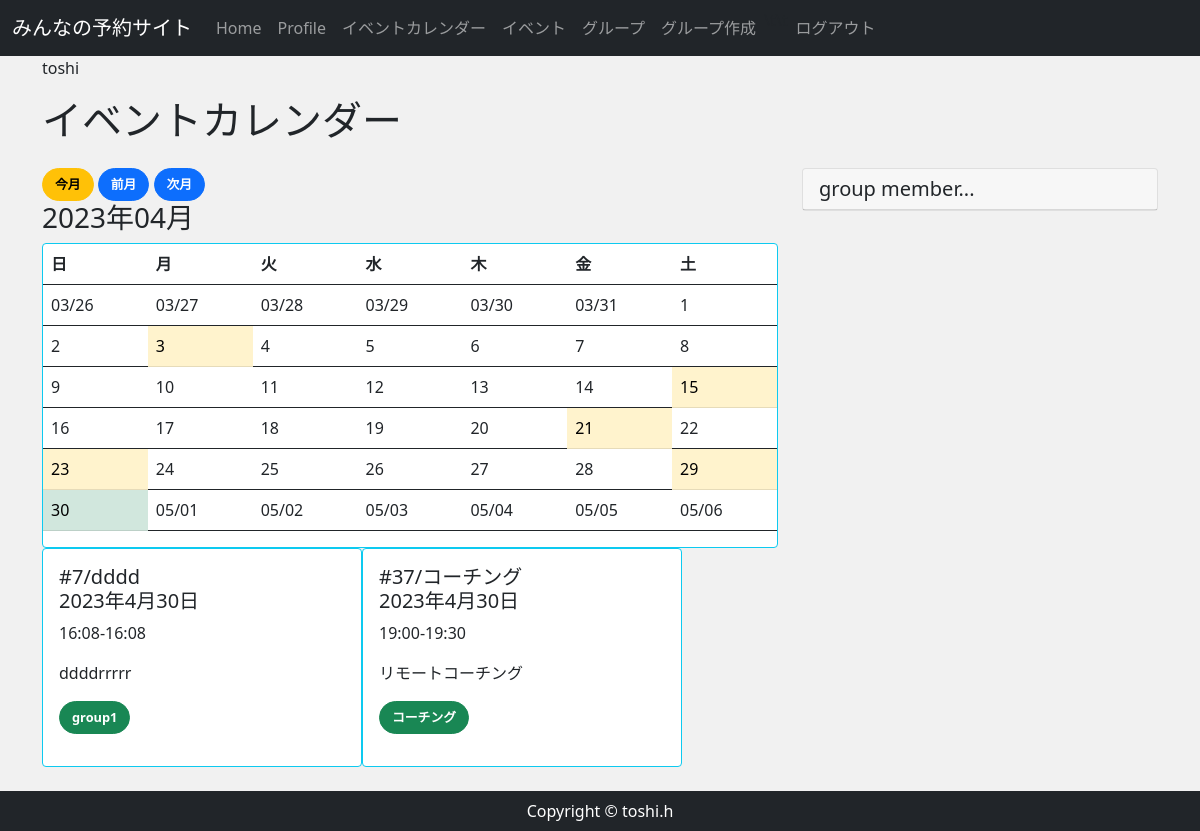
/gp_event_cal/ (signed in), run on the app's committed database.
### accounts/models.py (models this page shows, shortened)
class CustomUser(AbstractBaseUser, PermissionsMixin):
    email = models.EmailField(
        verbose_name='email',
        max_length=255,
        unique=True,
        )
    first_name = models.CharField('名', max_length=150)
    last_name = models.CharField('姓', max_length=150)
    nickname = models.CharField('ニックネーム', max_length=150,  null=True, blank=True)
    active = models.BooleanField(default=True)
    staff = models.BooleanField(default=False) #staffかどうか
    admin = models.BooleanField(default=False)
    objects = UserManager()
    EMAIL_FIELD = 'email'
    USERNAME_FIELD = 'email'
    REQUIRED_FIELDS = []
    @property
    def is_active(self):
        return self.active
    class Meta(AbstractBaseUser.Meta):
        db_table = 'custom_user'

### reservation/models.py (models this page shows, shortened)
class Event(models.Model):
    event_title = models.CharField(max_length=150)
    event_detail = models.TextField()
    group = models.ForeignKey(Group,  on_delete=models.CASCADE, related_name="group_event")
    event_date = models.DateField()
    start_time = models.TimeField()
    end_time = models.TimeField()

class Group(models.Model):
    group_name = models.CharField(max_length=150)
    group_detail = models.TextField()
    group_owner = models.ForeignKey(
        CustomUser,
        unique=False,
        db_index=True,
        related_name='owner',
        on_delete=models.CASCADE
    )
    def __str__(self):
        return self.group_name

### reservation/views.py (the view)
# urls.py: path('gp_event_cal/',views.GpEventCalView.as_view(), name="gp_event_cal"), #イベントカレンダー(所属しているグループのイベント表示)
class GpEventCalView(mixins.MonthCalendarMixin, generic.TemplateView):
    template_name = 'reservation/group_event_cal.html'
    model = Event
    def get_context_data(self, **kwargs):
        context = super().get_context_data(**kwargs)
        calendar_context = self.get_month_calendar()
        approved_check_m = ApprovedMember.objects.filter(member=self.request.user, approved = True)
        approved_check_s = ApprovedStaff.objects.filter(staff=self.request.user, approved = True)
        chk_m=[ap_chk_m.group for ap_chk_m in approved_check_m]
        chk_s=[ap_chk_s.group for ap_chk_s in approved_check_s]
        event_data = Event.objects.filter(Q(group__in=chk_m)|Q(group__in=chk_s)).order_by('event_date')#所属しているグループのイベントでフィルター
        days={event_days.event_date for event_days in event_data }
        context.update(calendar_context)
        context['event_data'] = event_data #イベントのデータをコンテキストで渡す
        context['days'] = days
        context['approved_check_s'] = approved_check_s
        print(approved_check_s)
        return context

### reservation/mixins.py (called while the page is built)
    def setup_calendar(self):
        self._calendar = calendar.Calendar(self.first_weekday)

    def get_week_names(self):
        week_names = deque(self.week_names)
        week_names.rotate(-self.first_weekday) #リスト内の要素を右に１つずつ移動するときは、dequeを使うと面白い
        return week_names

    def get_previous_month(self, date):
        if date.month ==1:
            return date.replace(year=date.year-1, month=12, day=1)
        else:
            return date.replace(month=date.month-1, day=1)

    def get_next_month(self, date):
        if date.month ==12:
            return date.replace(year=date.year+1, month=1, day=1)
        else:
            return date.replace(month=date.month+1, day=1)

    def get_month_days(self, date):
        return self._calendar.monthdatescalendar(date.year, date.month)

    def get_current_month(self):
        month = self.kwargs.get('month')
        year = self.kwargs.get('year')
        if month and year:
            month = datetime.date(year=int(year), month=int(month), day=1)
        else:
            month = datetime.date.today().replace(day=1)
        return month

    def get_month_calendar(self):
        self.setup_calendar()
        current_month = self.get_current_month()
        calendar_data = {
            'now':datetime.date.today(),
            'month_days':self.get_month_days(current_month),
            'month_current':current_month,
            'month_previous':self.get_previous_month(current_month),
            'month_next':self.get_next_month(current_month),
            'week_names':self.get_week_names(),
        }
        return calendar_data

### reservation/templates/reservation/group_event_cal.html (shortened to what this page needs)
{% extends 'reservation/base.html' %}
{% block content %}
<h1>イベントカレンダー</h1>
<div class="row my-4 ">
    <div class="col-md-8">
            <a class="btn btn-warning" href="{% url 'gp_event_cal' %}">今月</a>
            <a class="btn btn-primary" href="{% url 'gp_event_cal' month_previous.year month_previous.month %}">前月</a>
            <a class="btn btn-primary" href="{% url 'gp_event_cal' month_next.year month_next.month %}">次月</a>
            <h3>{{ month_current | date:"Y年m月" }}</h3>
        <div class="card border-info">
                <table class="table border-dark " style="table-layout:fixed;">
                    <thead>
                        <tr >
                            {% for w in week_names %}
                                <th >{{ w }}</th>
                            {% endfor %}
                        </tr>
                    </thead>
                    <tbody>
                    {% for week in month_days %}
                        <tr >
                            {% for day in week %}
                                {% if now == day %}
                                    <td class="table-success rsv_day  rs_{{day }}"  style="width:80px;">
                                {% elif day in days %}
                                    <td class="table-warning rsv_day rs_{{day }}"  style="width:80px;" >
                                {% else %}
                                    <td class="rsv_day rs_{{day }}"  style="width:80px;" >
                                {% endif %}
                                    {% if month_current.month != day.month %}
                                        {{ day | date:"m/d" }}
                                    {% else %}
                                        {{ day.day }}
                                    {% endif %}
                                    </td>
                            {% endfor %}
                        </tr>
                        {% endfor %}
                    </tbody>
                </table>
        </div>
    <div class="card-deck d-flex flex-wrap" >
        {% for event in event_data %}
            {% if now == event.event_date %}
            <div class="active_event card border-info event_card {{event.event_date}}" style="width:20rem;">
            {% else %}
            <div class="event_hide card border-info event_card {{event.event_date}}" style="width:20rem;">
            {% endif %}
                <div class="card-body ">
                    <h5 class="card-title">#{{ event.id }}/{{ event.event_title }} <div class="date_class">{{event.event_date}}</div></h5>
                    <p>{{ event.start_time }}-{{ event.end_time }}</p>
                    <p class="card-text ">{{ event.event_detail|truncatechars:100 }}</p>
                    <p ><a href="{% url 'group_detail' event.group.pk  %} " class="btn btn-success">{{ event.group }}</a></p>
                </div>
            </div>
        {% endfor %}
    </div>
           </div>
        <div class="col-md-4">
            <div class="card">
            <h5 class="card-header">group member...</h5>
            </div>
        </div>
{% endblock %}

### reservation/templates/reservation/base.html (shortened to what this page needs)
{% load static %}
<!DOCTYPE html>
<html lang="ja">
<head>
    <link href="https://cdn.jsdelivr.net/npm/bootstrap@5.0.2/dist/css/bootstrap.min.css" rel="stylesheet">
    <link rel="stylesheet" href="{% static 'css/rsv_style.css' %}">
<nav class="navbar navbar-expand-lg bg-body-tertiary navbar-dark bg-dark" >
    <div class="container-fluid">
    <a class="navbar-brand" href="{% url 'home' %}">
    みんなの予約サイト
    </a>
    <div class="collapse navbar-collapse" id="navbarSupportedContent">
        <ul class="navbar-nav ml-auto">
        <li class="nav-item">
            <a class="nav-link" href="{% url 'home' %}">Home </a>
        </li>
        {% if user.is_authenticated %}
            <li class="nav-item">
                <a class="nav-link" href="{% url 'userprofile' user.pk %}">Profile</a>
            </li>
            <li class="nav-item">
                <a class="nav-link" href="{% url 'gp_event_cal' %}">イベントカレンダー </a>
            </li>
            <li class="nav-item">
                <a class="nav-link" href="{% url 'event' %}">イベント </a>
            </li>
            <li class="nav-item">
                <a class="nav-link" href="{% url 'group' %}">グループ </a>
            </li>
            <li class="nav-item">
                <a class="nav-link" href="{% url 'group_new' %}">グループ作成 </a>
            </li>
            <li>
            <p>\t\t</p>
            </li>
            <li class="nav-item">
                <a class="nav-link" href="{% url 'account_logout' %}">ログアウト </a>
            </li>
        {% endif %}
        </ul>
    </div>
    </nav>
    <main>
        <div class="container">
            <p >{{user.nickname}}</p>
            {% block content %}
            {% endblock %}
        </div>
    </main>
    <footer class="py-2 bg-dark">
        <p class="m-0 text-center text-white">Copyright &copy; toshi.h</p>
    </footer>
</body>
</html>

### reservation/static/css/rsv_style.css (style rules this page uses)
* { margin: 0; padding: 0; box-sizing: border-box; }
main { flex: 1; }
.btn { font-size: 80%; border-radius: 5rem; font-weight: bold; }
.active_event { display: block; }

### data on the page
CustomUser: nickname "toshi"
Event: id "7", event_title "dddd", event_date "2023年4月30日", start_time "16:08", end_time "16:08", event_detail "ddddrrrrr", group "group1"
Event: id "37", event_title "コーチング", event_date "2023年4月30日", start_time "19:00", end_time "19:30", event_detail "リモートコーチング", group "コーチング"

### other printed values
{{ month_current | date:"Y年m月" }} "2023年04月"
{{ w }} "日" "月" "火" "水" "木" "金" "土"
{{ day | date:"m/d" }} "03/26" "03/27" "03/28" "03/29" "03/30" "03/31" "05/01" "05/02" "05/03" "05/04" "05/05" "05/06"
{{ day.day }} "1" "2" "3" "4" "5" "6" "7" "8" "9" "10" "11" "12" "13" "14" "15" "16" "17" "18" "19" "20" "21" "22" "23" "24" "25" "26" "27" "28" "29" "30"
